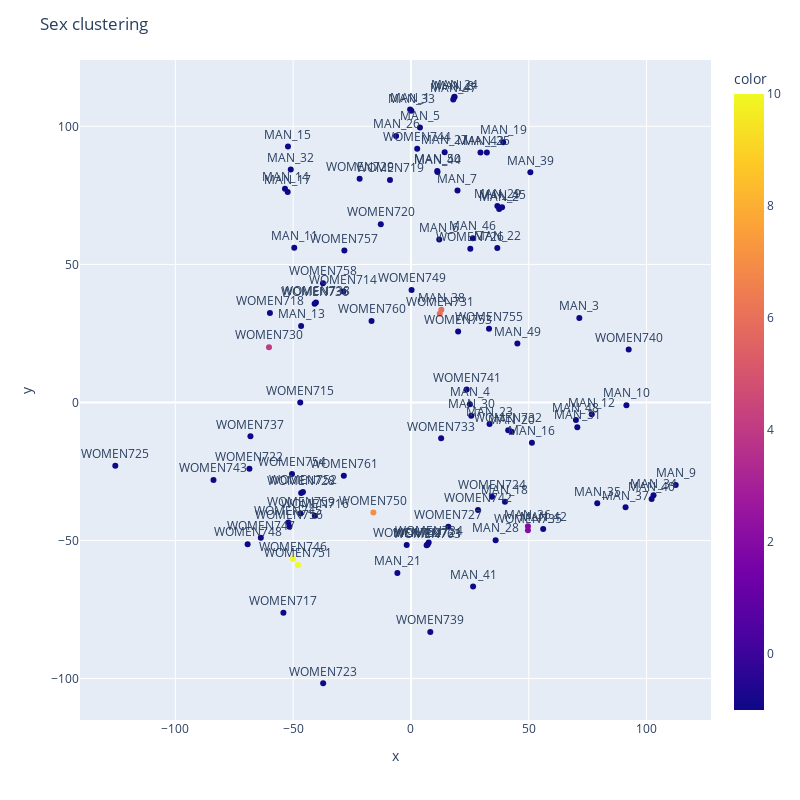

Write notebook code for a chart like this one.
### Code cell
# Plot the new clusters
fig = px.scatter(x=sample_df[0], y=sample_df[1], text=sample_df.index, color=sample_df['cluster'])
fig.update_traces(textposition='top center')
fig.update_layout(height=800, width=800, title_text='Sex clustering')
fig.show()

### Figure 1 — Plotly figure (JSON) as saved in the notebook; plotly's stock layout.template omitted (floating-point values rounded to 4 significant figures)
{"data": [{"hovertemplate": "x=%{x}<br>y=%{y}<br>text=%{text}<br>color=%{marker.color}<extra></extra>", "legendgroup": "", "marker": {"color": [-1, -1, -1, -1, -1, -1, -1, -1, -1, -1, -1, -1, -1, -1, -1, -1, -1, -1, -1, -1, -1, -1, -1, -1, -1, -1, -1, -1, -1, -1, -1, -1, -1, -1, -1, 2, -1, 6, -1, -1, -1, -1, -1, -1, -1, -1, -1, -1, -1, -1, -1, -1, -1, -1, -1, -1, -1, -1, -1, -1, -1, -1, -1, -1, -1, -1, 4, 6, -1, -1, -1, 2, -1, -1, -1, -1, -1, -1, -1, -1, -1, -1, 10, -1, -1, -1, 7, 10, -1, -1, -1, -1, -1, -1, -1, -1, -1, -1, -1, -1], "coloraxis": "coloraxis", "symbol": "circle"}, "mode": "markers+text", "name": "", "orientation": "v", "showlegend": false, "text": ["MAN_1", "MAN_2", "MAN_3", "MAN_4", "MAN_5", "MAN_6", "MAN_7", "MAN_8", "MAN_9", "MAN_10", "MAN_11", "MAN_12", "MAN_13", "MAN_14", "MAN_15", "MAN_16", "MAN_17", "MAN_18", "MAN_19", "MAN_20", "MAN_21", "MAN_22", "MAN_23", "MAN_24", "MAN_25", "MAN_26", "MAN_27", "MAN_28", "MAN_29", "MAN_30", "MAN_31", "MAN_32", "MAN_33", "MAN_34", "MAN_35", "MAN_36", "MAN_37", "MAN_38", "MAN_39", "MAN_40", "MAN_41", "MAN_42", "MAN_43", "MAN_44", "MAN_45", "MAN_46", "MAN_47", "MAN_48", "MAN_49", "MAN_50", "WOMEN714", "WOMEN715", "WOMEN716", "WOMEN717", "WOMEN718", "WOMEN719", "WOMEN720", "WOMEN721", "WOMEN722", "WOMEN723", "WOMEN724", "WOMEN725", "WOMEN726", "WOMEN727", "WOMEN728", "WOMEN729", "WOMEN730", "WOMEN731", "WOMEN732", "WOMEN733", "WOMEN734", "WOMEN735", "WOMEN736", "WOMEN737", "WOMEN738", "WOMEN739", "WOMEN740", "WOMEN741", "WOMEN742", "WOMEN743", "WOMEN744", "WOMEN745", "WOMEN746", "WOMEN747", "WOMEN748", "WOMEN749", "WOMEN750", "WOMEN751", "WOMEN752", "WOMEN753", "WOMEN754", "WOMEN755", "WOMEN756", "WOMEN757", "WOMEN758", "WOMEN759", "WOMEN760", "WOMEN761", "WOMEN762", "WOMEN763"], "textposition": "top center", "type": "scatter", "x": [-0.3581, 37.45, 71.46, 25.01, 3.827, 12.01, 19.75, 18.38, 112.4, 91.45, -49.52, 76.73, -46.61, -53.45, -52.19, 51.35, -52.31, 39.89, 39.16, 42.71, -5.755, 36.65, 33.36, 18.49, 32.22, -6.303, 14.32, 35.94, 36.68, 25.59, 70.61, -51.0, 0.1906, 102.9, 79.07, 49.66, 91.08, 12.91, 50.68, 102.1, 26.38, 56.12, 29.51, 11.26, 38.67, 26.27, 17.96, 70.02, 45.16, 11.17, -28.66, -46.97, -40.79, -54.12, -59.85, -8.902, -12.79, 7.09, -68.55, -37.26, 34.39, -125.5, 25.2, 15.87, -46.59, -21.79, -60.25, 12.24, 41.27, 12.82, 7.526, 49.64, -40.88, -68.12, -40.32, 8.22, 92.41, 23.65, 28.46, -83.8, 2.654, -52.03, -50.08, -63.71, -69.31, 0.2688, -15.95, -47.96, -45.83, 20.03, -50.48, 33.14, -51.58, -28.26, -37.33, -46.86, -16.72, -28.49, -1.802, 6.663], "xaxis": "x", "y": [106.1, 70.03, 30.6, -0.6256, 99.6, 58.97, 76.79, 110.5, -29.94, -1.014, 56.05, -4.316, 27.64, 77.37, 92.72, -14.64, 76.18, -35.97, 94.27, -10.63, -61.79, 55.98, -7.786, 110.7, 90.48, 96.51, 90.61, -49.88, 71.19, -4.812, -8.979, 84.36, 105.7, -33.62, -36.55, -44.84, -37.99, 33.53, 83.33, -35.0, -66.64, -45.84, 90.54, 83.49, 70.71, 59.5, 109.7, -6.372, 21.34, 83.81, 40.15, 0.01192, -41.03, -76.2, 32.41, 80.55, 64.56, -51.42, -24.0, -101.7, -34.15, -22.93, 55.69, -45.05, -32.78, 81.04, 20.02, 32.08, -10.05, -12.98, -50.77, -46.32, 35.75, -12.26, 36.19, -83.15, 19.15, 4.667, -38.95, -28.12, 91.85, -43.5, -56.69, -48.99, -51.34, 40.75, -39.86, -58.91, -32.44, 25.73, -25.95, 26.7, -45.04, 55.03, 43.18, -40.22, 29.52, -26.56, -51.65, -51.76], "yaxis": "y"}], "layout": {"coloraxis": {"colorbar": {"title": {"text": "color"}}, "colorscale": [[0, "#0d0887"], [0.1111, "#46039f"], [0.2222, "#7201a8"], [0.3333, "#9c179e"], [0.4444, "#bd3786"], [0.5556, "#d8576b"], [0.6667, "#ed7953"], [0.7778, "#fb9f3a"], [0.8889, "#fdca26"], [1, "#f0f921"]]}, "height": 800, "legend": {"tracegroupgap": 0}, "margin": {"t": 60}, "title": {"text": "Sex clustering"}, "width": 800, "xaxis": {"anchor": "y", "domain": [0, 1], "title": {"text": "x"}}, "yaxis": {"anchor": "x", "domain": [0, 1], "title": {"text": "y"}}}}
